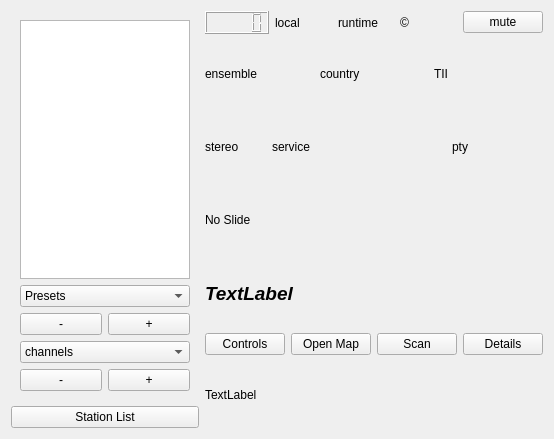
<?xml version="1.0" encoding="UTF-8"?>
<ui version="4.0">
 <class>dabradio</class>
 <widget class="QWidget" name="dabradio">
  <property name="geometry">
   <rect>
    <x>0</x>
    <y>0</y>
    <width>554</width>
    <height>439</height>
   </rect>
  </property>
  <property name="sizePolicy">
   <sizepolicy hsizetype="Preferred" vsizetype="Preferred">
    <horstretch>0</horstretch>
    <verstretch>0</verstretch>
   </sizepolicy>
  </property>
  <layout class="QHBoxLayout" name="horizontalLayout_5">
   <item>
    <layout class="QVBoxLayout" name="verticalLayout_2">
     <item>
      <widget class="QWidget" name="leftPane" native="true">
       <property name="sizePolicy">
        <sizepolicy hsizetype="Preferred" vsizetype="Preferred">
         <horstretch>3</horstretch>
         <verstretch>0</verstretch>
        </sizepolicy>
       </property>
       <layout class="QVBoxLayout" name="verticalLayout_3">
        <item>
         <widget class="smallQListView" name="ensembleDisplay">
          <property name="sizePolicy">
           <sizepolicy hsizetype="Preferred" vsizetype="MinimumExpanding">
            <horstretch>2</horstretch>
            <verstretch>0</verstretch>
           </sizepolicy>
          </property>
          <property name="font">
           <font>
            <family>DejaVu Sans</family>
            <pointsize>10</pointsize>
           </font>
          </property>
          <property name="toolTip">
           <string>&lt;html&gt;&lt;head/&gt;&lt;body&gt;&lt;p&gt;Selecting a service is by clicking with the &lt;span style=&quot; font-weight:600; font-style:italic;&quot;&gt;left &lt;/span&gt;mouse button on the name of the service.&lt;/p&gt;&lt;p&gt;Clicking with the &lt;span style=&quot; font-weight:600; font-style:italic;&quot;&gt;right mouse button on the name of the selected service &lt;/span&gt;in this list will add the service to the presets.&lt;/p&gt;&lt;p&gt;Clicking with the right mouse button on the name of any other of the listed (audio)services will start a background process, with which the AAC frames are stored onto a file&lt;/p&gt;&lt;/body&gt;&lt;/html&gt;</string>
          </property>
         </widget>
        </item>
        <item>
         <layout class="QHBoxLayout" name="horizontalLayout_4">
          <item>
           <widget class="presetComboBox" name="presetSelector">
            <property name="sizePolicy">
             <sizepolicy hsizetype="Ignored" vsizetype="Fixed">
              <horstretch>0</horstretch>
              <verstretch>0</verstretch>
             </sizepolicy>
            </property>
            <property name="toolTip">
             <string>&lt;html&gt;&lt;head/&gt;&lt;body&gt;&lt;p&gt;Presets are short cuts to services - possibly in ensembles in different channels - that are obtained by clicking with the &lt;span style=&quot; font-weight:600; font-style:italic;&quot;&gt;right &lt;/span&gt;mouse button on the name of the service &lt;span style=&quot; font-weight:600; font-style:italic;&quot;&gt;in the list of services when selected&lt;/span&gt;.&lt;/p&gt;&lt;p&gt;Removing a name from the presets is by selecting the service in this combobox and touching the right hand mouse button.&lt;/p&gt;&lt;/body&gt;&lt;/html&gt;</string>
            </property>
            <item>
             <property name="text">
              <string>Presets</string>
             </property>
            </item>
           </widget>
          </item>
         </layout>
        </item>
        <item>
         <layout class="QHBoxLayout" name="horizontalLayout_2">
          <item>
           <widget class="smallPushButton" name="prevServiceButton">
            <property name="toolTip">
             <string>&lt;html&gt;&lt;head&gt;&lt;/head&gt;&lt;body&gt;
&lt;p&gt;Select the previous service on the list of services&lt;br /&gt;(the previous one of the first element is the last element of the list).&lt;/p&gt;&lt;/body&gt;&lt;/html&gt;</string>
            </property>
            <property name="text">
             <string>-</string>
            </property>
           </widget>
          </item>
          <item>
           <widget class="smallPushButton" name="nextServiceButton">
            <property name="toolTip">
             <string>&lt;html&gt;&lt;head /&gt; &lt;body&gt;&lt;p&gt;Select the next service on the list of services &lt;br /&gt;(the next of the last element is the first element).&lt;/body&gt;&lt;/html&gt;</string>
            </property>
            <property name="text">
             <string>+</string>
            </property>
           </widget>
          </item>
         </layout>
        </item>
        <item>
         <widget class="smallComboBox" name="channelSelector">
          <property name="toolTip">
           <string>Channel selector.</string>
          </property>
          <item>
           <property name="text">
            <string>channels</string>
           </property>
          </item>
         </widget>
        </item>
        <item>
         <layout class="QHBoxLayout" name="horizontalLayout_8">
          <item>
           <widget class="smallPushButton" name="prevChannelButton">
            <property name="toolTip">
             <string>Select the previous channel.</string>
            </property>
            <property name="text">
             <string>-</string>
            </property>
           </widget>
          </item>
          <item>
           <widget class="smallPushButton" name="nextChannelButton">
            <property name="toolTip">
             <string>Select the next channel of the list maintained in the channel selector.</string>
            </property>
            <property name="text">
             <string>+</string>
            </property>
           </widget>
          </item>
         </layout>
        </item>
       </layout>
      </widget>
     </item>
     <item>
      <widget class="newPushButton" name="historyButton">
       <property name="toolTip">
        <string>&lt;html&gt;&lt;head/&gt;&lt;body&gt;&lt;p&gt;The (name:channel) of each service found is stored in the history list. Selecting a service from this list is possible (but only makes sense if the (name:channel) is in reach of the decoder).&lt;/p&gt;&lt;p&gt;Clearing the list is by touching the right hand mouse click&lt;/p&gt;&lt;/body&gt;&lt;/html&gt;</string>
       </property>
       <property name="text">
        <string>Station List</string>
       </property>
      </widget>
     </item>
    </layout>
   </item>
   <item>
    <layout class="QVBoxLayout" name="verticalLayout">
     <item>
      <layout class="QHBoxLayout" name="horizontalLayout_6">
       <item>
        <widget class="QLCDNumber" name="stillMuting"/>
       </item>
       <item>
        <widget class="QLabel" name="localTimeDisplay">
         <property name="text">
          <string>local</string>
         </property>
        </widget>
       </item>
       <item>
        <widget class="QLabel" name="runtimeDisplay">
         <property name="text">
          <string>runtime</string>
         </property>
        </widget>
       </item>
       <item>
        <widget class="QLabel" name="copyrightLabel">
         <property name="text">
          <string>©</string>
         </property>
        </widget>
       </item>
       <item>
        <widget class="smallPushButton" name="muteButton">
         <property name="text">
          <string>mute</string>
         </property>
        </widget>
       </item>
      </layout>
     </item>
     <item>
      <layout class="QHBoxLayout" name="horizontalLayout">
       <item>
        <widget class="QLabel" name="ensembleId">
         <property name="text">
          <string>ensemble</string>
         </property>
        </widget>
       </item>
       <item>
        <widget class="QLabel" name="transmitter_country">
         <property name="text">
          <string>country</string>
         </property>
        </widget>
       </item>
       <item>
        <widget class="QLabel" name="transmitter_coordinates">
         <property name="text">
          <string>TII</string>
         </property>
        </widget>
       </item>
      </layout>
     </item>
     <item>
      <layout class="QHBoxLayout" name="horizontalLayout_3">
       <item>
        <widget class="QLabel" name="stereoLabel">
         <property name="maximumSize">
          <size>
           <width>61</width>
           <height>16777215</height>
          </size>
         </property>
         <property name="text">
          <string>stereo</string>
         </property>
        </widget>
       </item>
       <item>
        <widget class="QLabel" name="serviceLabel">
         <property name="text">
          <string>service</string>
         </property>
        </widget>
       </item>
       <item>
        <widget class="QLabel" name="programTypeLabel">
         <property name="maximumSize">
          <size>
           <width>91</width>
           <height>16777215</height>
          </size>
         </property>
         <property name="text">
          <string>pty</string>
         </property>
        </widget>
       </item>
      </layout>
     </item>
     <item>
      <widget class="QLabel" name="pictureLabel">
       <property name="text">
        <string>No Slide</string>
       </property>
      </widget>
     </item>
     <item>
      <widget class="QLabel" name="dynamicLabel">
       <property name="font">
        <font>
         <pointsize>14</pointsize>
         <weight>75</weight>
         <italic>true</italic>
         <bold>true</bold>
        </font>
       </property>
       <property name="text">
        <string>TextLabel</string>
       </property>
      </widget>
     </item>
     <item>
      <layout class="QHBoxLayout" name="horizontalLayout_9">
       <item>
        <widget class="smallPushButton" name="configButton">
         <property name="toolTip">
          <string>&lt;html&gt;&lt;head/&gt;&lt;body&gt;&lt;p&gt;Hide or  show the configuration-control widget&lt;/p&gt;&lt;/body&gt;&lt;/html&gt;</string>
         </property>
         <property name="text">
          <string>Controls</string>
         </property>
        </widget>
       </item>
       <item>
        <widget class="smallPushButton" name="httpButton">
         <property name="toolTip">
          <string>&lt;html&gt;&lt;head/&gt;&lt;body&gt;&lt;p&gt;Start (or stop) a simple webserver for showing a map on which the locations of the transmitters found are shown&lt;/p&gt;&lt;/body&gt;&lt;/html&gt;</string>
         </property>
         <property name="text">
          <string>Open Map</string>
         </property>
        </widget>
       </item>
       <item>
        <widget class="smallPushButton" name="scanButton">
         <property name="toolTip">
          <string>&lt;html&gt;&lt;head/&gt;&lt;body&gt;&lt;p&gt;Start or stop a scan. The scanMode can be selected in the configuration-control widget&lt;/p&gt;&lt;/body&gt;&lt;/html&gt;</string>
         </property>
         <property name="text">
          <string>Scan</string>
         </property>
        </widget>
       </item>
       <item>
        <widget class="smallPushButton" name="detailButton">
         <property name="toolTip">
          <string>&lt;html&gt;&lt;head/&gt;&lt;body&gt;&lt;p&gt;Show or hide a widget showing details of the currently selected service&lt;/p&gt;&lt;/body&gt;&lt;/html&gt;</string>
         </property>
         <property name="text">
          <string>Details</string>
         </property>
        </widget>
       </item>
      </layout>
     </item>
     <item>
      <widget class="QLabel" name="distanceLabel">
       <property name="text">
        <string>TextLabel</string>
       </property>
      </widget>
     </item>
    </layout>
   </item>
  </layout>
 </widget>
 <customwidgets>
  <customwidget>
   <class>smallPushButton</class>
   <extends>QPushButton</extends>
   <header>smallpushbutton.h</header>
  </customwidget>
  <customwidget>
   <class>smallComboBox</class>
   <extends>QComboBox</extends>
   <header>smallcombobox.h</header>
  </customwidget>
  <customwidget>
   <class>presetComboBox</class>
   <extends>QComboBox</extends>
   <header>presetcombobox.h</header>
  </customwidget>
  <customwidget>
   <class>smallQListView</class>
   <extends>QListView</extends>
   <header>smallqlistview.h</header>
  </customwidget>
  <customwidget>
   <class>newPushButton</class>
   <extends>QPushButton</extends>
   <header location="global">newpushbutton.h</header>
  </customwidget>
 </customwidgets>
 <resources/>
 <connections/>
</ui>
